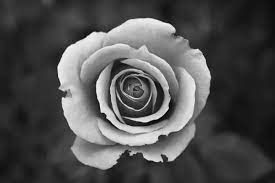
#> input picture OpenCV/Histogram_opencv/image1.jpeg, 275 x 183 px
$ python simple_equalization.py --input image1.jpeg
#> lines starting #> are read from the running program, lines starting #| are printed output that depends on the picture
"""
    Histogram equalization is a basic image processing technique
    that adjusts the global contrast of an image by updating
    the image histogram’s pixel intensity distribution.

    Essentially, histogram equalization works by:

        1. Computing a histogram of image pixel intensities
        2. Evenly spreading out and distributing the most frequent pixel values (i.e., the ones with the largest counts in the histogram)
        3. Giving a linear trend to the cumulative distribution function (CDF)

    Notice how our histogram has numerous peaks,
    indicating there are a good number of pixels binned to those respective buckets.
    With histogram equalization,
    our goal is to spread these pixels to buckets that don’t have as many pixels binned to them.
"""

import argparse
import cv2
import matplotlib.pyplot as plt


ap = argparse.ArgumentParser()
ap.add_argument("-i", "--input" , required=True , help="Image path")
args = vars(ap.parse_args())

# load the input image from disk and convert it to grayscale
print("[INFO] loading input image...")
image = cv2.imread(args["input"])
#> image is the input picture: shape (183, 275, 3); min 0, max 255, mean 79.5
gray = cv2.cvtColor(image , cv2.COLOR_BGR2GRAY)

# Draw histogram plot
histogram = cv2.calcHist([gray] , [0] , None , [256] , [0,255] )
#> histogram = 256 values, max 995 at index 38, min 0 at index 250, mean 196.6
plt.plot(histogram , color = 'k')
plt.show()
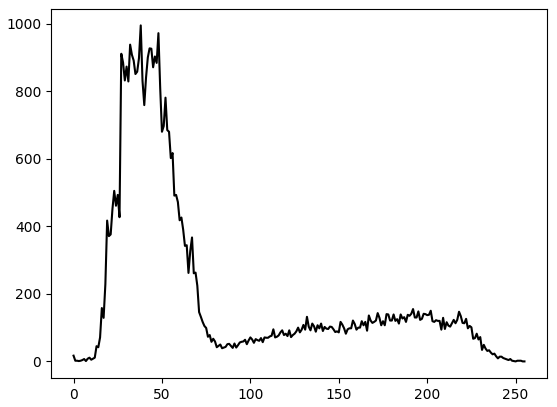
#> figure drawn by matplotlib, 1 panel; curve peaks at x = 38, y = 995

# apply histogram equalization
print("[INFO] performing histogram equalization...")
equalized = cv2.equalizeHist(gray)
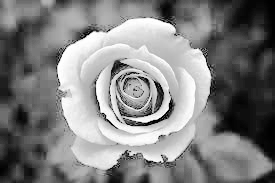
#> equalized: shape (183, 275); min 0, max 255, mean 128.8

# Show equalized image
cv2.imshow("Input" , gray)
cv2.imshow(" Histogram Equalization ", equalized)
cv2.waitKey(0)

# Equaliziation Histogram diagram
histogram_equalization = cv2.calcHist([equalized] , [0] ,None ,[256] , [0,255] )
#> histogram_equalization = 256 values, max 995 at index 76, min 0 at index 5, mean 196.1
plt.plot(histogram_equalization , color = 'k')
plt.show()
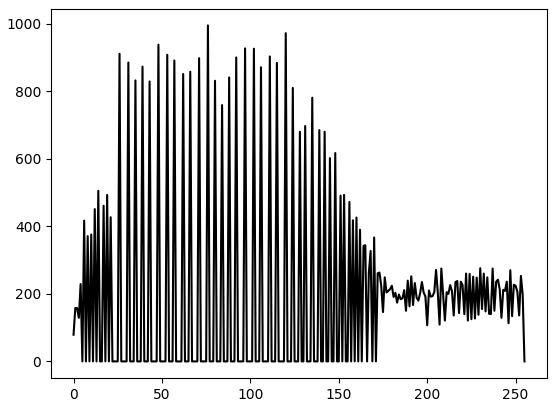
#> figure drawn by matplotlib, 1 panel; curve peaks at x = 76, y = 995

# show bot histograms in one
plt.plot(histogram)
plt.plot(histogram_equalization)
plt.legend("Original_hist" , "Equalized_Hist")
plt.show()
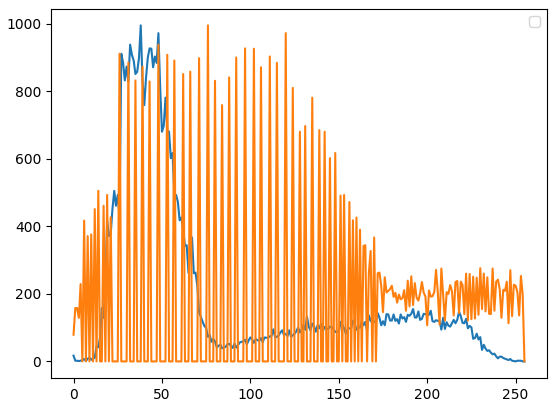
#> figure drawn by matplotlib, 1 panel; curve peaks at x = 38, y = 995; curve peaks at x = 76, y = 995

$ run again, on OpenCV/Histogram_opencv/image5.jpeg
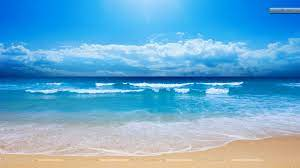
#> input picture OpenCV/Histogram_opencv/image5.jpeg, 300 x 168 px
#> image is the input picture: shape (168, 300, 3); mean B, G, R 207.3, 169.9, 104.5
#> histogram = 256 values, max 728 at index 198, min 0 at index 0, mean 196.9
#> `equalized = cv2.equalizeHist(gray)`:
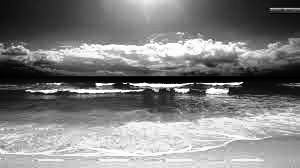
#> equalized: shape (168, 300); min 0, max 255, mean 128.4
#> histogram_equalization = 256 values, max 728 at index 216, min 0 at index 28, mean 196.5
#> `plt.show()`:
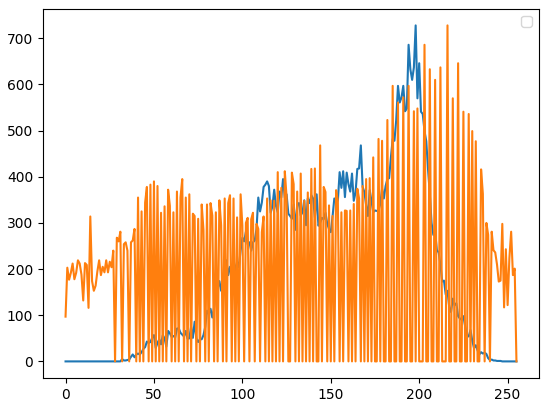
#> figure drawn by matplotlib, 1 panel; curve peaks at x = 198, y = 728; curve peaks at x = 216, y = 728

$ run again, on OpenCV/Histogram_opencv/image6.jpeg
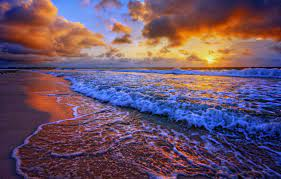
#> input picture OpenCV/Histogram_opencv/image6.jpeg, 281 x 179 px
#> image is the input picture: shape (179, 281, 3); mean B, G, R 103, 82, 107.1
#> histogram = 256 values, max 585 at index 49, min 0 at index 0, mean 196.5
#> `equalized = cv2.equalizeHist(gray)`:
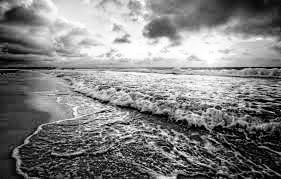
#> equalized: shape (179, 281); min 0, max 255, mean 128.3
#> histogram_equalization = 256 values, max 585 at index 50, min 0 at index 15, mean 196
#> `plt.show()`:
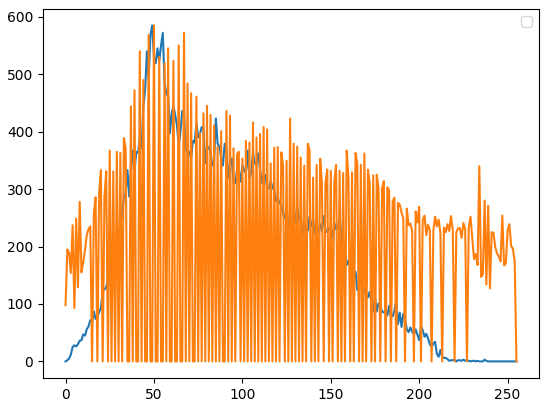
#> figure drawn by matplotlib, 1 panel; curve peaks at x = 49, y = 585; curve peaks at x = 50, y = 585

$ run again, on OpenCV/Histogram_opencv/imag2.jpeg
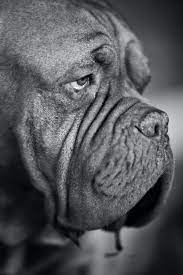
#> input picture OpenCV/Histogram_opencv/imag2.jpeg, 183 x 275 px
#> image is the input picture: shape (275, 183, 3); mean B, G, R 90.2, 86.2, 85.2
#> histogram = 256 values, max 461 at index 17, min 0 at index 221, mean 196.6
#> `equalized = cv2.equalizeHist(gray)`:
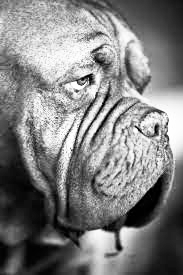
#> equalized: shape (275, 183); min 0, max 255, mean 128
#> histogram_equalization = 256 values, max 461 at index 16, min 0 at index 8, mean 196.2
#> `plt.show()`:
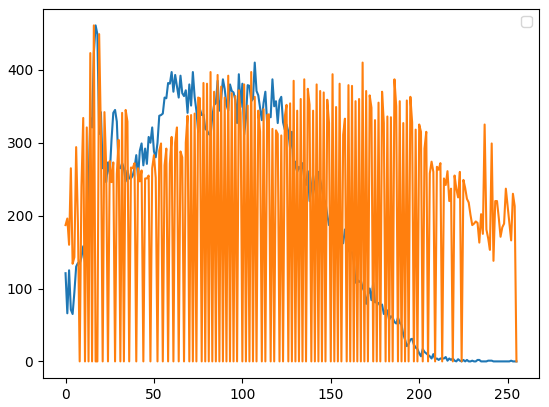
#> figure drawn by matplotlib, 1 panel; curve peaks at x = 17, y = 461; curve peaks at x = 16, y = 461
